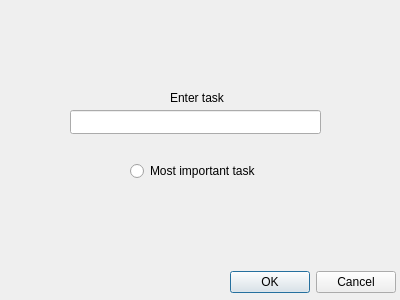
<?xml version="1.0" encoding="UTF-8"?>
<ui version="4.0">
 <class>alterTasksDialogue</class>
 <widget class="QDialog" name="alterTasksDialogue">
  <property name="geometry">
   <rect>
    <x>0</x>
    <y>0</y>
    <width>400</width>
    <height>300</height>
   </rect>
  </property>
  <property name="windowTitle">
   <string>Dialog</string>
  </property>
  <widget class="QRadioButton" name="radioButton">
   <property name="geometry">
    <rect>
     <x>130</x>
     <y>160</y>
     <width>141</width>
     <height>22</height>
    </rect>
   </property>
   <property name="text">
    <string>Most important task</string>
   </property>
  </widget>
  <widget class="QDialogButtonBox" name="buttonBox">
   <property name="geometry">
    <rect>
     <x>230</x>
     <y>270</y>
     <width>166</width>
     <height>24</height>
    </rect>
   </property>
   <property name="standardButtons">
    <set>QDialogButtonBox::Cancel|QDialogButtonBox::Ok</set>
   </property>
  </widget>
  <widget class="QLabel" name="label">
   <property name="geometry">
    <rect>
     <x>170</x>
     <y>90</y>
     <width>61</width>
     <height>16</height>
    </rect>
   </property>
   <property name="text">
    <string>Enter task</string>
   </property>
  </widget>
  <widget class="QLineEdit" name="lineEdit">
   <property name="geometry">
    <rect>
     <x>70</x>
     <y>110</y>
     <width>251</width>
     <height>24</height>
    </rect>
   </property>
  </widget>
 </widget>
 <resources/>
 <connections/>
</ui>
